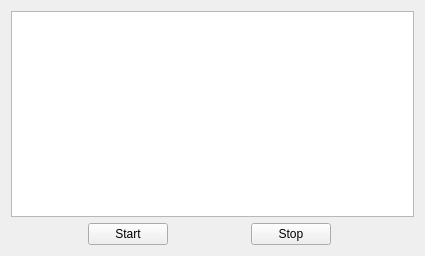
<?xml version="1.0" encoding="UTF-8"?>
<ui version="4.0">
 <class>MainWindow</class>
 <widget class="QMainWindow" name="MainWindow">
  <property name="geometry">
   <rect>
    <x>0</x>
    <y>0</y>
    <width>425</width>
    <height>256</height>
   </rect>
  </property>
  <property name="windowTitle">
   <string>MainWindow</string>
  </property>
  <widget class="QWidget" name="centralWidget">
   <layout class="QGridLayout" name="gridLayout">
    <item row="1" column="1">
     <widget class="QPushButton" name="starting">
      <property name="text">
       <string>Start</string>
      </property>
     </widget>
    </item>
    <item row="1" column="0">
     <spacer name="horizontalSpacer_4">
      <property name="orientation">
       <enum>Qt::Horizontal</enum>
      </property>
      <property name="sizeHint" stdset="0">
       <size>
        <width>40</width>
        <height>20</height>
       </size>
      </property>
     </spacer>
    </item>
    <item row="1" column="3">
     <widget class="QPushButton" name="stoping">
      <property name="text">
       <string>Stop</string>
      </property>
     </widget>
    </item>
    <item row="1" column="2">
     <spacer name="horizontalSpacer_3">
      <property name="orientation">
       <enum>Qt::Horizontal</enum>
      </property>
      <property name="sizeHint" stdset="0">
       <size>
        <width>40</width>
        <height>20</height>
       </size>
      </property>
     </spacer>
    </item>
    <item row="1" column="4">
     <spacer name="horizontalSpacer">
      <property name="orientation">
       <enum>Qt::Horizontal</enum>
      </property>
      <property name="sizeHint" stdset="0">
       <size>
        <width>40</width>
        <height>20</height>
       </size>
      </property>
     </spacer>
    </item>
    <item row="0" column="0" colspan="6">
     <widget class="QTextBrowser" name="textinfo"/>
    </item>
   </layout>
  </widget>
 </widget>
 <layoutdefault spacing="6" margin="11"/>
 <resources/>
 <connections/>
</ui>
